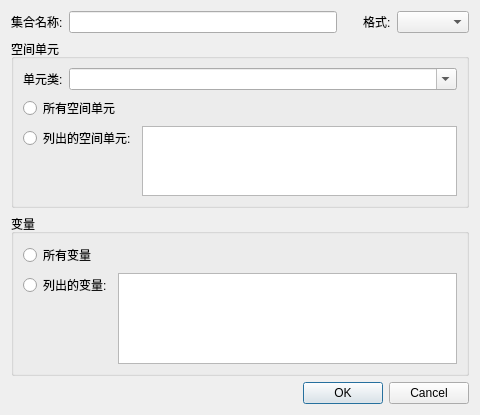
<?xml version="1.0" encoding="UTF-8"?>
<ui version="4.0">
 <class>EditSetDialog</class>
 <widget class="QDialog" name="EditSetDialog">
  <property name="geometry">
   <rect>
    <x>0</x>
    <y>0</y>
    <width>480</width>
    <height>415</height>
   </rect>
  </property>
  <layout class="QVBoxLayout" name="verticalLayout" stretch="0,1,1,0">
   <item>
    <layout class="QHBoxLayout" name="horizontalLayout">
     <item>
      <widget class="QLabel" name="label">
       <property name="text">
        <string>集合名称:</string>
       </property>
      </widget>
     </item>
     <item>
      <widget class="QLineEdit" name="SetNameEdit"/>
     </item>
     <item>
      <spacer name="horizontalSpacer">
       <property name="orientation">
        <enum>Qt::Horizontal</enum>
       </property>
       <property name="sizeType">
        <enum>QSizePolicy::Fixed</enum>
       </property>
       <property name="sizeHint" stdset="0">
        <size>
         <width>20</width>
         <height>20</height>
        </size>
       </property>
      </spacer>
     </item>
     <item>
      <widget class="QLabel" name="label_2">
       <property name="text">
        <string>格式:</string>
       </property>
      </widget>
     </item>
     <item>
      <widget class="QComboBox" name="FormatComboBox"/>
     </item>
    </layout>
   </item>
   <item>
    <widget class="QGroupBox" name="groupBox">
     <property name="title">
      <string>空间单元</string>
     </property>
     <layout class="QVBoxLayout" name="verticalLayout_2">
      <item>
       <layout class="QHBoxLayout" name="horizontalLayout_2" stretch="0,1">
        <item>
         <widget class="QLabel" name="label_3">
          <property name="text">
           <string>单元类:</string>
          </property>
         </widget>
        </item>
        <item>
         <widget class="QComboBox" name="UnitsClassComboBox">
          <property name="editable">
           <bool>true</bool>
          </property>
         </widget>
        </item>
       </layout>
      </item>
      <item>
       <widget class="QRadioButton" name="AllUnitsRadioButton">
        <property name="text">
         <string>所有空间单元</string>
        </property>
       </widget>
      </item>
      <item>
       <layout class="QHBoxLayout" name="horizontalLayout_3">
        <item>
         <layout class="QVBoxLayout" name="verticalLayout_3">
          <item>
           <widget class="QRadioButton" name="SelectedUnitsRadioButton">
            <property name="text">
             <string>列出的空间单元:</string>
            </property>
           </widget>
          </item>
          <item>
           <spacer name="verticalSpacer">
            <property name="orientation">
             <enum>Qt::Vertical</enum>
            </property>
            <property name="sizeHint" stdset="0">
             <size>
              <width>20</width>
              <height>40</height>
             </size>
            </property>
           </spacer>
          </item>
         </layout>
        </item>
        <item>
         <widget class="QPlainTextEdit" name="SelectedUnitsTextEdit"/>
        </item>
       </layout>
      </item>
     </layout>
    </widget>
   </item>
   <item>
    <widget class="QGroupBox" name="groupBox_2">
     <property name="title">
      <string>变量</string>
     </property>
     <layout class="QVBoxLayout" name="verticalLayout_4">
      <item>
       <widget class="QRadioButton" name="AllVariablesRadioButton">
        <property name="text">
         <string>所有变量</string>
        </property>
       </widget>
      </item>
      <item>
       <layout class="QHBoxLayout" name="horizontalLayout_4">
        <item>
         <layout class="QVBoxLayout" name="verticalLayout_5">
          <item>
           <widget class="QRadioButton" name="SelectedVariablesRadioButton">
            <property name="text">
             <string>列出的变量:</string>
            </property>
           </widget>
          </item>
          <item>
           <spacer name="verticalSpacer_2">
            <property name="orientation">
             <enum>Qt::Vertical</enum>
            </property>
            <property name="sizeHint" stdset="0">
             <size>
              <width>20</width>
              <height>40</height>
             </size>
            </property>
           </spacer>
          </item>
         </layout>
        </item>
        <item>
         <widget class="QPlainTextEdit" name="SelectedVariablesTextEdit"/>
        </item>
       </layout>
      </item>
     </layout>
    </widget>
   </item>
   <item>
    <widget class="QDialogButtonBox" name="ButtonBox">
     <property name="standardButtons">
      <set>QDialogButtonBox::Cancel|QDialogButtonBox::Ok</set>
     </property>
    </widget>
   </item>
  </layout>
 </widget>
 <resources/>
 <connections/>
</ui>
